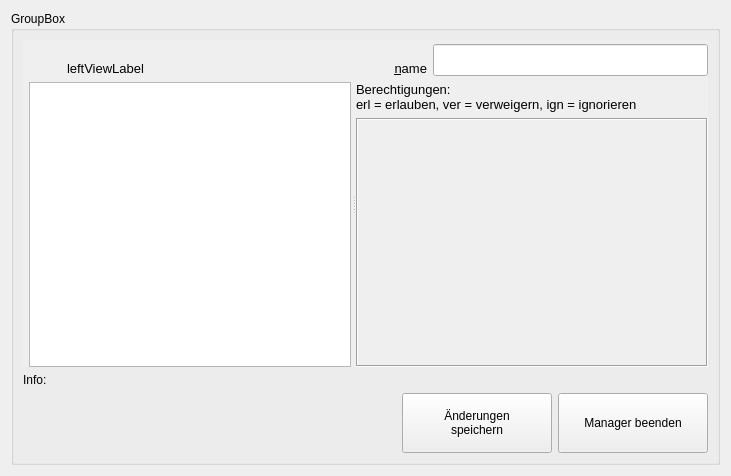
<?xml version="1.0" encoding="UTF-8"?>
<ui version="4.0">
 <class>base_admin</class>
 <widget class="QWidget" name="base_admin">
  <property name="geometry">
   <rect>
    <x>0</x>
    <y>0</y>
    <width>731</width>
    <height>476</height>
   </rect>
  </property>
  <property name="sizePolicy">
   <sizepolicy hsizetype="MinimumExpanding" vsizetype="MinimumExpanding">
    <horstretch>0</horstretch>
    <verstretch>0</verstretch>
   </sizepolicy>
  </property>
  <property name="minimumSize">
   <size>
    <width>0</width>
    <height>0</height>
   </size>
  </property>
  <property name="maximumSize">
   <size>
    <width>16000</width>
    <height>16000</height>
   </size>
  </property>
  <property name="windowTitle">
   <string>Acl Manager</string>
  </property>
  <property name="accessibleName">
   <string notr="true"/>
  </property>
  <property name="accessibleDescription">
   <string notr="true"/>
  </property>
  <layout class="QVBoxLayout" name="verticalLayout_2">
   <item>
    <widget class="QGroupBox" name="groupBox">
     <property name="title">
      <string>GroupBox</string>
     </property>
     <layout class="QVBoxLayout" name="verticalLayout_3">
      <item>
       <layout class="QVBoxLayout" name="verticalLayout">
        <item>
         <widget class="QSplitter" name="splitter">
          <property name="sizePolicy">
           <sizepolicy hsizetype="Expanding" vsizetype="MinimumExpanding">
            <horstretch>0</horstretch>
            <verstretch>0</verstretch>
           </sizepolicy>
          </property>
          <property name="font">
           <font>
            <pointsize>10</pointsize>
           </font>
          </property>
          <property name="accessibleName">
           <string notr="true"/>
          </property>
          <property name="accessibleDescription">
           <string notr="true"/>
          </property>
          <property name="autoFillBackground">
           <bool>true</bool>
          </property>
          <property name="styleSheet">
           <string notr="true">QSplitter::handle {
         image: url(:src/icons/splitter.png);
     }</string>
          </property>
          <property name="frameShape">
           <enum>QFrame::NoFrame</enum>
          </property>
          <property name="frameShadow">
           <enum>QFrame::Raised</enum>
          </property>
          <property name="lineWidth">
           <number>1</number>
          </property>
          <property name="midLineWidth">
           <number>0</number>
          </property>
          <property name="orientation">
           <enum>Qt::Horizontal</enum>
          </property>
          <property name="opaqueResize">
           <bool>true</bool>
          </property>
          <property name="handleWidth">
           <number>5</number>
          </property>
          <widget class="QWidget" name="layoutWidget">
           <layout class="QGridLayout" name="gridLayout_2" columnstretch="0,0">
            <property name="leftMargin">
             <number>6</number>
            </property>
            <property name="topMargin">
             <number>4</number>
            </property>
            <property name="spacing">
             <number>6</number>
            </property>
            <item row="1" column="0" colspan="2">
             <widget class="QListView" name="ListView">
              <property name="sizePolicy">
               <sizepolicy hsizetype="Preferred" vsizetype="Expanding">
                <horstretch>0</horstretch>
                <verstretch>0</verstretch>
               </sizepolicy>
              </property>
              <property name="accessibleName">
               <string notr="true"/>
              </property>
              <property name="accessibleDescription">
               <string notr="true"/>
              </property>
              <property name="editTriggers">
               <set>QAbstractItemView::NoEditTriggers</set>
              </property>
              <property name="showDropIndicator" stdset="0">
               <bool>false</bool>
              </property>
              <property name="alternatingRowColors">
               <bool>true</bool>
              </property>
              <property name="selectionBehavior">
               <enum>QAbstractItemView::SelectItems</enum>
              </property>
              <property name="iconSize">
               <size>
                <width>32</width>
                <height>32</height>
               </size>
              </property>
              <property name="spacing">
               <number>1</number>
              </property>
              <property name="viewMode">
               <enum>QListView::ListMode</enum>
              </property>
              <property name="modelColumn">
               <number>0</number>
              </property>
             </widget>
            </item>
            <item row="0" column="0" colspan="2">
             <layout class="QHBoxLayout" name="horizontalLayout_3">
              <item>
               <widget class="QLabel" name="iconLabel">
                <property name="sizePolicy">
                 <sizepolicy hsizetype="Fixed" vsizetype="Preferred">
                  <horstretch>0</horstretch>
                  <verstretch>0</verstretch>
                 </sizepolicy>
                </property>
                <property name="minimumSize">
                 <size>
                  <width>32</width>
                  <height>32</height>
                 </size>
                </property>
                <property name="text">
                 <string/>
                </property>
               </widget>
              </item>
              <item>
               <widget class="QLabel" name="leftViewLabel">
                <property name="accessibleName">
                 <string notr="true"/>
                </property>
                <property name="accessibleDescription">
                 <string notr="true"/>
                </property>
                <property name="text">
                 <string>leftViewLabel</string>
                </property>
                <property name="alignment">
                 <set>Qt::AlignBottom|Qt::AlignLeading|Qt::AlignLeft</set>
                </property>
               </widget>
              </item>
             </layout>
            </item>
           </layout>
          </widget>
          <widget class="QWidget" name="layoutWidget2">
           <layout class="QGridLayout" name="gridLayout">
            <property name="topMargin">
             <number>4</number>
            </property>
            <item row="1" column="0">
             <widget class="QLabel" name="infoLabel">
              <property name="text">
               <string>Berechtigungen:
erl = erlauben, ver = verweigern, ign = ignorieren</string>
              </property>
              <property name="textInteractionFlags">
               <set>Qt::NoTextInteraction</set>
              </property>
             </widget>
            </item>
            <item row="0" column="0">
             <layout class="QHBoxLayout" name="horizontalLayout">
              <item>
               <widget class="QLabel" name="iconLabel2">
                <property name="sizePolicy">
                 <sizepolicy hsizetype="Fixed" vsizetype="Fixed">
                  <horstretch>0</horstretch>
                  <verstretch>0</verstretch>
                 </sizepolicy>
                </property>
                <property name="minimumSize">
                 <size>
                  <width>32</width>
                  <height>32</height>
                 </size>
                </property>
                <property name="sizeIncrement">
                 <size>
                  <width>0</width>
                  <height>0</height>
                 </size>
                </property>
                <property name="text">
                 <string/>
                </property>
               </widget>
              </item>
              <item>
               <widget class="QLabel" name="nameLabel">
                <property name="accessibleName">
                 <string notr="true"/>
                </property>
                <property name="accessibleDescription">
                 <string notr="true"/>
                </property>
                <property name="text">
                 <string notr="true">&amp;name</string>
                </property>
                <property name="alignment">
                 <set>Qt::AlignBottom|Qt::AlignRight|Qt::AlignTrailing</set>
                </property>
                <property name="textInteractionFlags">
                 <set>Qt::NoTextInteraction</set>
                </property>
                <property name="buddy">
                 <cstring>nameLabel</cstring>
                </property>
               </widget>
              </item>
              <item>
               <widget class="QLineEdit" name="nameEdit">
                <property name="sizePolicy">
                 <sizepolicy hsizetype="Expanding" vsizetype="Minimum">
                  <horstretch>0</horstretch>
                  <verstretch>0</verstretch>
                 </sizepolicy>
                </property>
                <property name="accessibleName">
                 <string notr="true"/>
                </property>
                <property name="accessibleDescription">
                 <string notr="true"/>
                </property>
                <property name="placeholderText">
                 <string notr="true"/>
                </property>
               </widget>
              </item>
             </layout>
            </item>
            <item row="2" column="0">
             <widget class="QScrollArea" name="scrollArea">
              <property name="font">
               <font>
                <kerning>true</kerning>
               </font>
              </property>
              <property name="accessibleName">
               <string notr="true"/>
              </property>
              <property name="accessibleDescription">
               <string notr="true"/>
              </property>
              <property name="frameShape">
               <enum>QFrame::Box</enum>
              </property>
              <property name="lineWidth">
               <number>1</number>
              </property>
              <property name="widgetResizable">
               <bool>true</bool>
              </property>
              <widget class="QWidget" name="scrollAreaWidgetContents">
               <property name="geometry">
                <rect>
                 <x>0</x>
                 <y>0</y>
                 <width>365</width>
                 <height>237</height>
                </rect>
               </property>
               <property name="accessibleName">
                <string notr="true"/>
               </property>
               <property name="accessibleDescription">
                <string notr="true"/>
               </property>
              </widget>
             </widget>
            </item>
           </layout>
          </widget>
         </widget>
        </item>
        <item>
         <widget class="QLabel" name="label">
          <property name="text">
           <string>Info:</string>
          </property>
          <property name="scaledContents">
           <bool>true</bool>
          </property>
          <property name="wordWrap">
           <bool>true</bool>
          </property>
         </widget>
        </item>
        <item>
         <layout class="QHBoxLayout" name="horizontalLayout_2">
          <item>
           <spacer name="horizontalSpacer">
            <property name="orientation">
             <enum>Qt::Horizontal</enum>
            </property>
            <property name="sizeHint" stdset="0">
             <size>
              <width>40</width>
              <height>20</height>
             </size>
            </property>
           </spacer>
          </item>
          <item>
           <widget class="QPushButton" name="saveButton">
            <property name="minimumSize">
             <size>
              <width>150</width>
              <height>60</height>
             </size>
            </property>
            <property name="text">
             <string>Änderungen
speichern</string>
            </property>
            <property name="icon">
             <iconset>
              <normaloff>:src/icons/save.png</normaloff>:src/icons/save.png</iconset>
            </property>
            <property name="iconSize">
             <size>
              <width>32</width>
              <height>32</height>
             </size>
            </property>
           </widget>
          </item>
          <item>
           <widget class="QPushButton" name="exitButton">
            <property name="minimumSize">
             <size>
              <width>150</width>
              <height>60</height>
             </size>
            </property>
            <property name="text">
             <string>Manager beenden</string>
            </property>
            <property name="icon">
             <iconset>
              <normaloff>:src/icons/exit.png</normaloff>:src/icons/exit.png</iconset>
            </property>
            <property name="iconSize">
             <size>
              <width>32</width>
              <height>32</height>
             </size>
            </property>
           </widget>
          </item>
         </layout>
        </item>
       </layout>
      </item>
     </layout>
    </widget>
   </item>
  </layout>
 </widget>
 <tabstops>
  <tabstop>ListView</tabstop>
  <tabstop>nameEdit</tabstop>
  <tabstop>saveButton</tabstop>
  <tabstop>exitButton</tabstop>
 </tabstops>
 <resources/>
 <connections/>
</ui>
